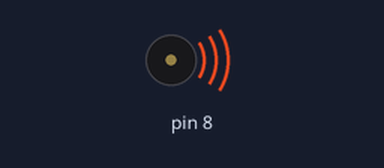
The sketch below on a simulated Arduino Uno, built with avr-gcc and run on an emulated ATmega328P. Parts: buzzer (waves = sounding). What the sketch prints to the serial monitor is not drawn.

Above: at 0.1 s.
At 3.1 s:
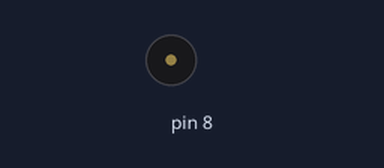
Timing chart, 0 to 4.6 s (numbered marks = the images above):
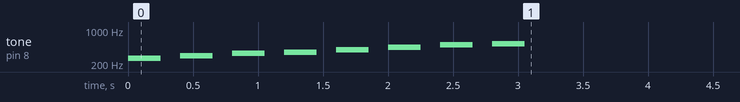

The sketch:

Code_8_1_PlayMusicWithPiezoSpeaker.ino
```cpp
/* 8-1 */

// Do, Re, Mi Fa, Sol, La, Si, Do
int melody[] = { 262, 294, 330, 349, 392, 440, 494, 523 };

void setup() {
  Serial.begin(9600);

  ShowLog("Music Start");
  PlayMusic();
  ShowLog("Music Ended");
}

void loop() {
}

void ShowLog(String message) {
  Serial.println(message);
}

void PlayMusic(){
  for(int i=0; i<8; i++){
    tone(8, melody[i], 250);
    delay(400);
    noTone(8);
  }
}
```
